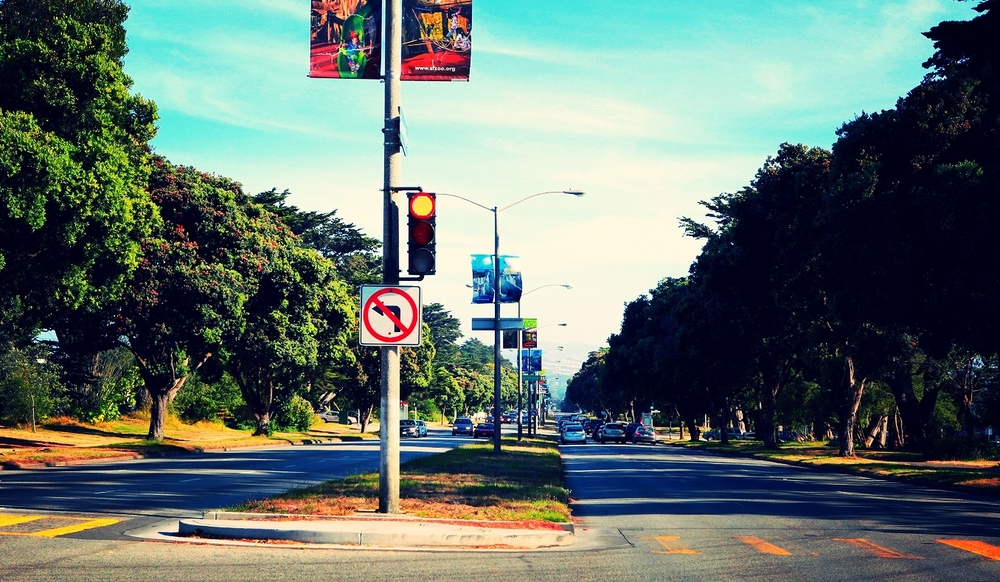
#> input picture Lab1/source/traffic.JPG, 1000 x 582 px, found by its file name
$ python siftAlgorithm.py   (older library calls are emulated)
#> lines starting #> are read from the running program, lines starting #| are printed output that depends on the picture
import numpy as np
import cv2
import matplotlib.pyplot as plt
import os

dataset_path = 'F:/MS/2ndSemester/Big Data Analytics/Lab1'
img_building = cv2.imread(os.path.join(dataset_path, 'traffic.jpg'))
#> img_building is the input picture: shape (582, 1000, 3); mean B, G, R 108.9, 114.7, 100.2
img_building = cv2.cvtColor(img_building, cv2.COLOR_BGR2RGB)  # Convert from cv's BRG default color order to RGB

orb = cv2.ORB_create()  # OpenCV 3 backward incompatibility: Do not create a detector with `cv2.ORB()`.
key_points, description = orb.detectAndCompute(img_building, None)
#> key_points = 500 keypoints; strongest (x, y, size): (402, 274, 64.3), (720, 232, 31), (532, 430, 31), (403, 432, 31)
img_building_keypoints = cv2.drawKeypoints(img_building,
                                           key_points,
                                           img_building,
                                           flags=cv2.DRAW_MATCHES_FLAGS_DRAW_RICH_KEYPOINTS) # Draw circles.
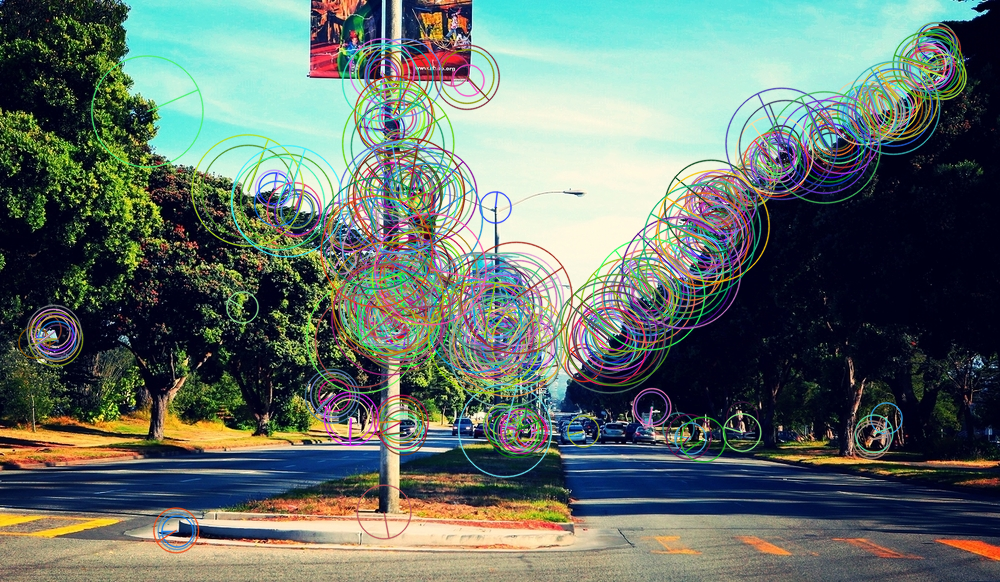
#> img_building_keypoints: shape (582, 1000, 3); mean R, G, B 99.9, 113.6, 106.7
plt.figure(figsize=(16, 16))
plt.title('ORB Interest Points')
plt.imshow(img_building_keypoints); plt.show()

def image_detect_and_compute(detector, img_name):
    """Detect and compute interest points and their descriptors."""
#> called with img_name = 'traffic.jpg'
    img = cv2.imread(os.path.join(dataset_path, img_name))
    img = cv2.cvtColor(img, cv2.COLOR_BGR2GRAY)
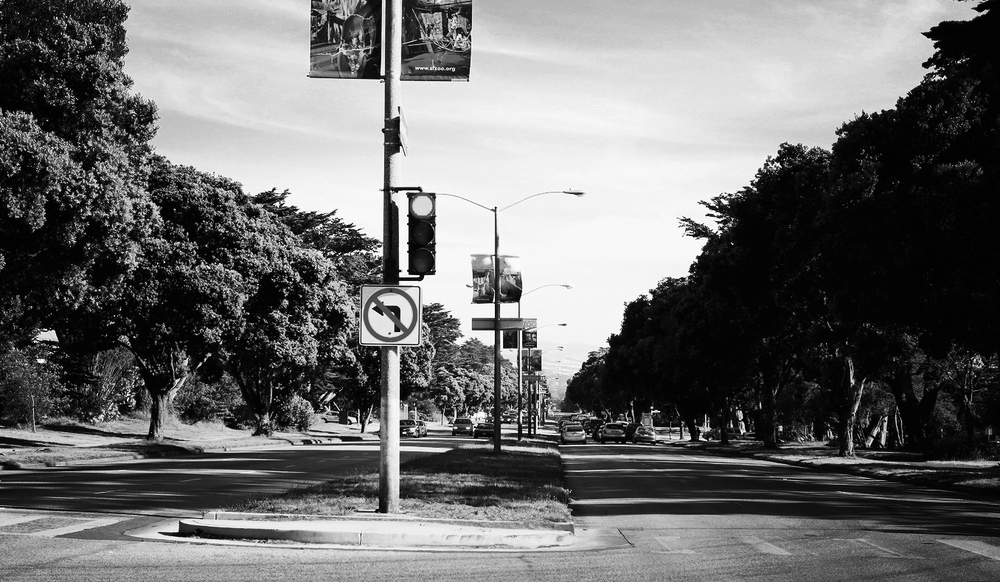
#> img: shape (582, 1000); min 0, max 255, mean 109.7
    kp, des = detector.detectAndCompute(img, None)
#> kp has the same summary as key_points outside image_detect_and_compute
    return img, kp, des


def draw_image_matches(detector, img1_name, img2_name, nmatches=10):
    """Draw ORB feature matches of the given two images."""
    img1, kp1, des1 = image_detect_and_compute(detector, img1_name)
#> kp1 has the same summary as key_points outside draw_image_matches
    img2, kp2, des2 = image_detect_and_compute(detector, img2_name)
#> call 2 of image_detect_and_compute, with img_name = 'traffic1.jpg'
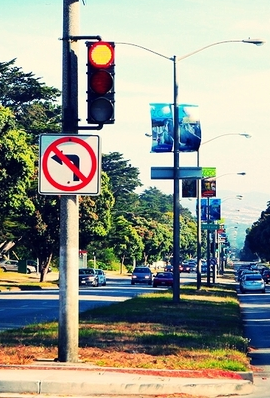
#> input picture Lab1/source/traffic1.JPG, 270 x 398 px, found by its file name
#> in image_detect_and_compute, img is the input picture: shape (398, 270, 3); mean B, G, R 139.3, 150.7, 148.6
#> in image_detect_and_compute (call 2), `img = cv2.cvtColor(img, cv2.COLOR_BGR2GRAY)`:
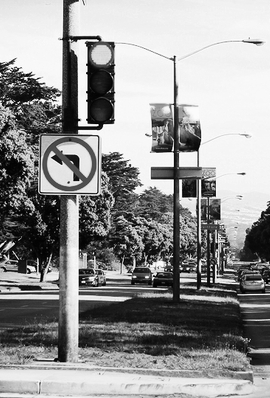
#> img: shape (398, 270); min 0, max 255, mean 148.8
#> in image_detect_and_compute (call 2), `kp, des = detector.detectAndCompute(img, None)`: kp = 499 keypoints; strongest (x, y, size): (81, 122, 64.3), (79, 125, 37.2), (211, 279, 31), (82, 281, 31)
#> kp2 has the same summary as kp in image_detect_and_compute

    bf = cv2.BFMatcher(cv2.NORM_HAMMING, crossCheck=True)
    matches = bf.match(des1, des2)
#> matches = 212 matches
    matches = sorted(matches, key=lambda x: x.distance)  # Sort matches by distance.  Best come first.

    img_matches = cv2.drawMatches(img1, kp1, img2, kp2, matches[:nmatches], img2, flags=2)  # Show top 10 matches
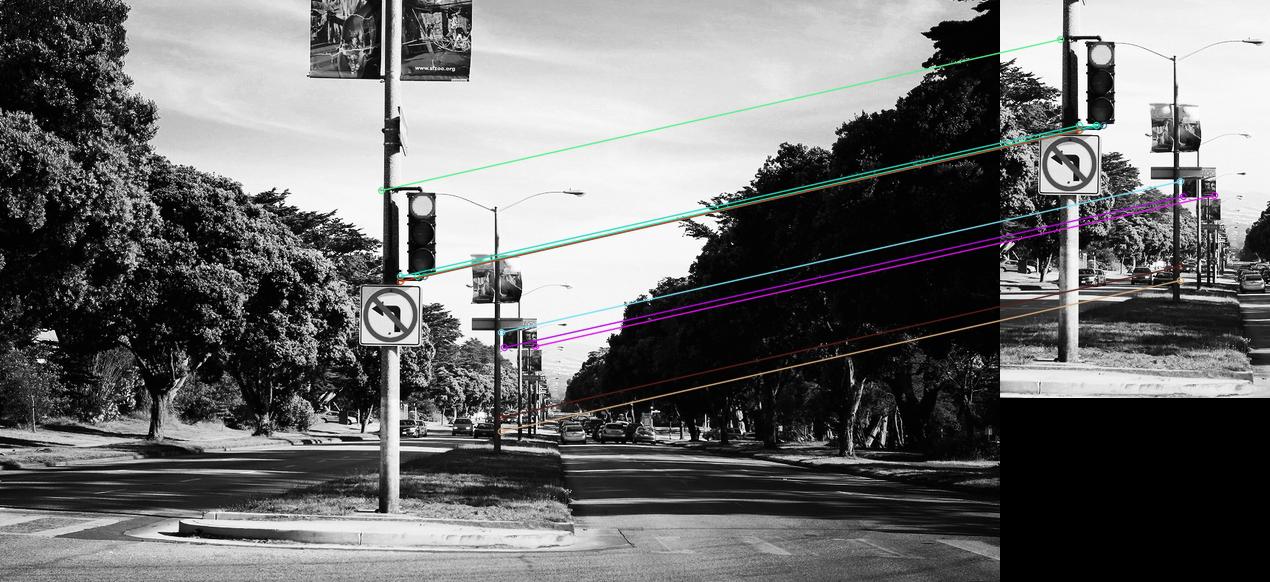
#> img_matches: shape (582, 1270, 3); mean of channels 0, 1, 2 108.7, 108.5, 108.5; drawn as B, G, R
    plt.figure(figsize=(16, 16))
    plt.title(type(detector))
    plt.imshow(img_matches);
    plt.show()


orb = cv2.ORB_create()
draw_image_matches(orb, 'traffic.jpg', 'traffic1.jpg')

sift = cv2.xfeatures2d.SIFT_create()
kp, des = sift.detectAndCompute(img_building, None)
#> kp = 5153 keypoints; strongest (x, y, size): (985, 12, 3.3), (383, 62, 2.6), (364, 252, 2.5), (200, 364, 2)
img_kp = cv2.drawKeypoints(img_building, kp, img_building)
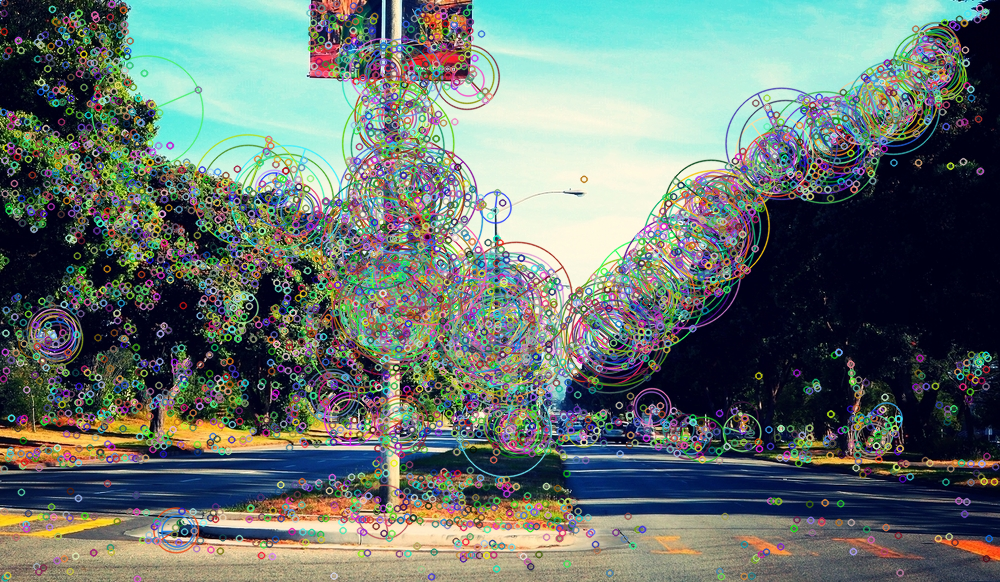
#> img_kp: shape (582, 1000, 3); mean R, G, B 103.5, 116.7, 112

plt.figure(figsize=(15, 15))
plt.imshow(img_kp); plt.show()

img1, kp1, des1 = image_detect_and_compute(sift, 'traffic.jpg')
#> in image_detect_and_compute (call 3), `kp, des = detector.detectAndCompute(img, None)`: kp = 3795 keypoints; strongest (x, y, size): (347, 229, 2.2), (404, 433, 1.9), (274, 189, 2), (708, 215, 2)
#> kp1 has the same summary as kp in image_detect_and_compute
img2, kp2, des2 = image_detect_and_compute(sift, 'traffic1.jpg')
#> in image_detect_and_compute (call 4), `kp, des = detector.detectAndCompute(img, None)`: kp = 1079 keypoints; strongest (x, y, size): (26, 78, 2.2), (83, 282, 1.9), (180, 181, 2.5), (243, 174, 1.8)
#> kp2 has the same summary as kp in image_detect_and_compute

FLANN_INDEX_KDTREE = 1
index_params = dict(algorithm = FLANN_INDEX_KDTREE, trees = 5)
search_params = dict(checks=50)

flann = cv2.FlannBasedMatcher(index_params,search_params)
matches = flann.knnMatch(des1, des2, k=2)
#> matches = 3795 matches

matchesMask = [[0, 0] for i in range(len(matches))]
#> matchesMask = 3795 pairs, first value 0 to 0, second value 0 to 0
# ratio test as per Lowe's paper
for i, (m, n) in enumerate(matches):
    if m.distance < 0.55*n.distance:
        matchesMask[i] = [1, 0]
#> after the loop, matchesMask = 3795 pairs, first value 0 to 1, second value 0 to 0

draw_params = dict(matchColor=(0, 255, 0),
                   singlePointColor=(255, 0, 0),
                   matchesMask=matchesMask,
                   flags=0)
#> draw_params = 4 items

img3 = cv2.drawMatchesKnn(img1, kp1, img2, kp2, matches, None, **draw_params)
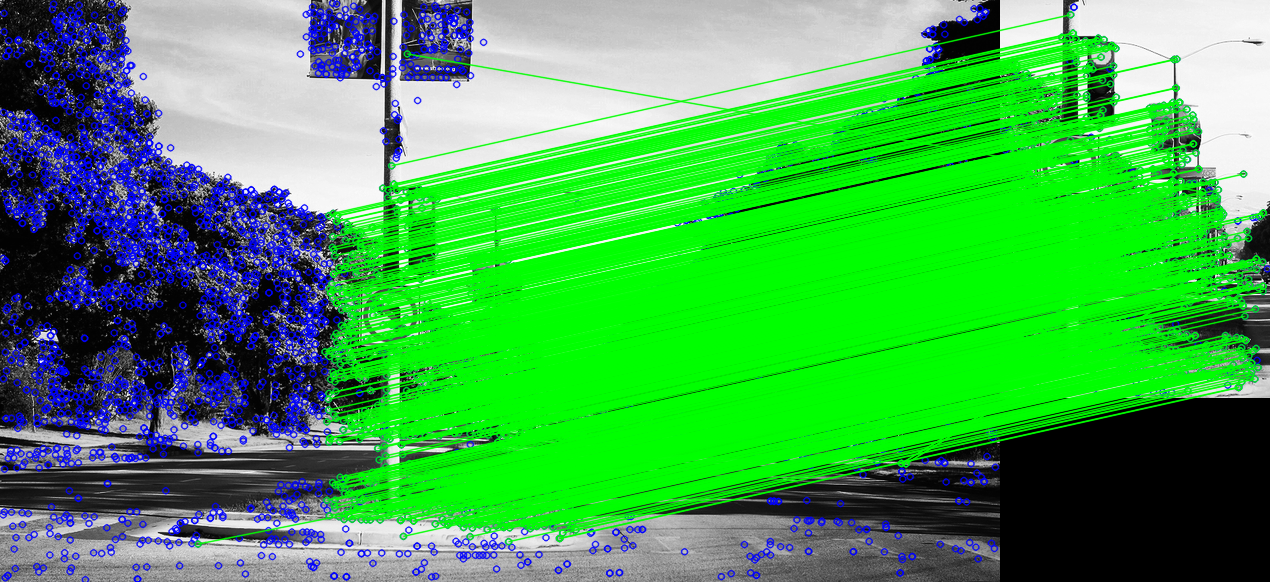
#> img3: shape (582, 1270, 3); mean of channels 0, 1, 2 81.1, 166, 66.3; drawn as B, G, R
plt.figure(figsize=(18, 18))
plt.imshow(img3); plt.show()
